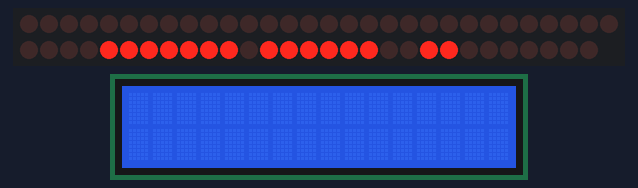
The sketch below on a simulated Arduino Uno, built with avr-gcc and run on an emulated ATmega328P. Parts: 59 shift-register outputs drawn as a row of LEDs (first output left, lit = HIGH), 16×2 character LCD. Wiring (inferred from the names in the program): 8 × shift register (74HC595): data pin 8; shift clock pin 10; latch pin 9; shift register (74HC595): data pin 7; shift clock pin 6; latch pin 5. Wiring (inferred from the signals the program sends): character LCD (HD44780): RS Q34; E Q7; data Q53, Q54, Q55, Q56; row of LEDs: on Q0, Q1, Q2, Q3, Q4, Q5, Q6, Q7, Q8, Q9, Q10, Q11, Q12, Q13, Q14, Q15, Q16, Q17, Q18, Q19, Q20, Q21, Q22, Q23, Q24, Q25, Q26, Q27, Q28, Q29, Q30, Q31, Q32, Q33, Q35, Q36, Q37, Q38, Q39, Q40, Q41, Q42, Q43, Q44, Q45, Q46, Q47, Q48, Q49, Q50, Q51, Q52, Q57, Q58, Q59, Q60, Q61, Q62, Q63. The character LCD is taken to start in 4-bit mode.

Above: at 4.59 s.
At 8.1 s:
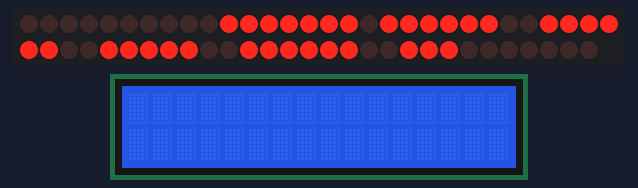
At 11.4 s:
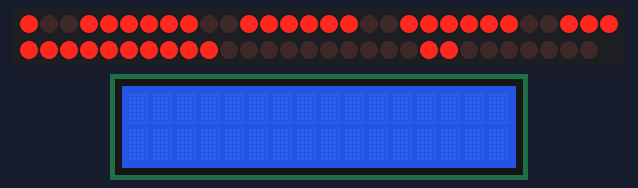
At 18.51 s:
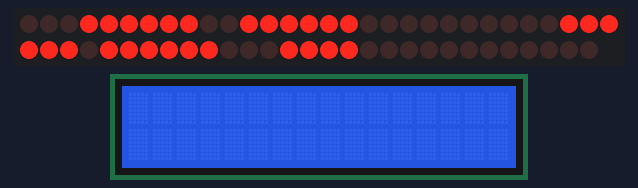
At 24.43 s:
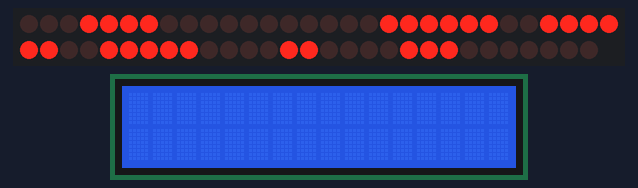
At 37.41 s:
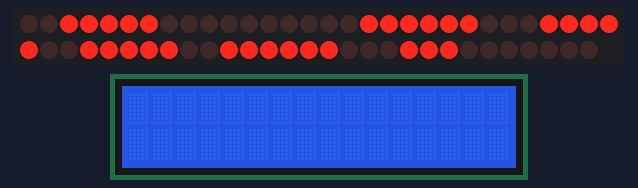

Measured:
- what the display in image 1 shows lasts 0.7 s, from 8.0 s to 8.7 s
- what the display in image 5 shows lasts 0.5 s, from 37.2 s to 37.7 s

The sketch:

KEYPAD_AND_SIGN.ino
```cpp
//Font Creator Website http://tinkering-arduino.de/blog/2014/03/24/font-generator-fur-das-8x8-led-matrix-display/
// Idea taken from https://www.instructables.com/id/48-X-8-Scrolling-LED-Matrix-Using-Arduino/

#define max_char 100
int blinki=3;
int charIndex;
int scrollspeed = 15; //Set the scroll speed ( lower=faster)
int i;
int x;
int y;
char r_char;

char msg[] =" WELCOME To KBI Ltd.Kigali Bearings Import Ltd.Phone:0788 303 113";//Change the text here.
//char msg[] =" 12:50 am ";//Change the text here.


//Columns
int clockPin1 = 10; //6 Arduino pin connected to Clock Pin 11 of 74HC595
int latchPin1 = 9; //5 Arduino pin connected to Latch Pin 12 of 74HC595
int dataPin1 = 8;  //7 Arduino pin connected to Data Pin 14 of 74HC595

//Rows
int clockPin2 = 6; //10 Arduino pin connected to Clock Pin 11 of 74HC595
int latchPin2 = 5; //9 Arduino pin connected to Latch Pin 12 of 74HC595
int dataPin2 = 7;  //8 Arduino pin connected to Data Pin 14 of 74HC595

//BITMAP
//Bits in this array represents one LED of  the matrice 8 is # of rows, 6 is # of LED matrices
byte bitmap[8][8];

int numZones = sizeof(bitmap) / 8; // One Zone refers to one 8 x 8 Matrix ( Gp 8 columns)
int maxZoneIndex = numZones-1;
int numCols = numZones * 8;

char alphabets[95][8] = {
  {0x00,0x00,0x00,0x00,0x00,0x00,0x00,0x00},  //  TAB
  {0x00,0x00,0x00,0x4f,0x4f,0x00,0x00,0x00},  // !
  {0x00,0x07,0x07,0x00,0x00,0x07,0x07,0x00},  // "
  {0x14,0x7f,0x7f,0x14,0x14,0x7f,0x7f,0x14},  // #
  {0x00,0x24,0x2e,0x6b,0x6b,0x3a,0x12,0x00},  // $
  {0x00,0x63,0x33,0x18,0x0c,0x66,0x63,0x00},  // %
  {0x00,0x32,0x7f,0x4d,0x4d,0x77,0x72,0x50},  // &
  {0x00,0x00,0x00,0x07,0x07,0x00,0x00,0x00},  // '
  {0x00,0x00,0x1c,0x3e,0x63,0x41,0x00,0x00},  // (
  {0x00,0x00,0x41,0x63,0x3e,0x1c,0x00,0x00},  // )
  {0x08,0x2a,0x3e,0x1c,0x1c,0x3e,0x2a,0x08},  // *
  {0x00,0x08,0x08,0x3e,0x3e,0x08,0x08,0x00},  // +
  {0x00,0x00,0x80,0xe0,0x60,0x00,0x00,0x00},  // ,
  {0x00,0x08,0x08,0x08,0x08,0x08,0x08,0x00},  // -
  {0x00,0x00,0x00,0x60,0x60,0x00,0x00,0x00},  // .
  {0x00,0x40,0x60,0x30,0x18,0x0c,0x06,0x02},  // /
  {0x00,0x3e,0x7f,0x49,0x45,0x7f,0x3e,0x00},  // 0
  {0x00,0x40,0x44,0x7f,0x7f,0x40,0x40,0x00},  // 1
  {0x00,0x62,0x73,0x51,0x49,0x4f,0x46,0x00},  // 2
  {0x00,0x22,0x63,0x49,0x49,0x7f,0x36,0x00},  // 3
  {0x00,0x18,0x18,0x14,0x16,0x7f,0x7f,0x10},  // 4
  {0x00,0x27,0x67,0x45,0x45,0x7d,0x39,0x00},  // 5
  {0x00,0x3e,0x7f,0x49,0x49,0x7b,0x32,0x00},  // 6
  {0x00,0x03,0x03,0x79,0x7d,0x07,0x03,0x00},  // 7
  {0x00,0x36,0x7f,0x49,0x49,0x7f,0x36,0x00},  // 8
  {0x00,0x26,0x6f,0x49,0x49,0x7f,0x3e,0x00},  // 9
  {0x00,0x00,0x00,0x24,0x24,0x00,0x00,0x00},  // :
  {0x00,0x00,0x80,0xe4,0x64,0x00,0x00,0x00},  // ;
  {0x00,0x08,0x1c,0x36,0x63,0x41,0x41,0x00},  // <
  {0x00,0x14,0x14,0x14,0x14,0x14,0x14,0x00},  // =
  {0x00,0x41,0x41,0x63,0x36,0x1c,0x08,0x00},  // >
  {0x00,0x02,0x03,0x51,0x59,0x0f,0x06,0x00},  // ?
  {0x00,0x3e,0x7f,0x41,0x4d,0x4f,0x2e,0x00},  // @
  {0x00,0x7c,0x7e,0x0b,0x0b,0x7e,0x7c,0x00},  // A
  {0x00,0x7f,0x7f,0x49,0x49,0x7f,0x36,0x00},  // B
  {0x00,0x3e,0x7f,0x41,0x41,0x63,0x22,0x00},  // C
  {0x00,0x7f,0x7f,0x41,0x63,0x3e,0x1c,0x00},  // D
  {0x00,0x7f,0x7f,0x49,0x49,0x41,0x41,0x00},  // E
  {0x00,0x7f,0x7f,0x09,0x09,0x01,0x01,0x00},  // F
  {0x00,0x3e,0x7f,0x41,0x49,0x7b,0x3a,0x00},  // G
  {0x00,0x7f,0x7f,0x08,0x08,0x7f,0x7f,0x00},  // H
  {0x00,0x00,0x41,0x7f,0x7f,0x41,0x00,0x00},  // I
  {0x00,0x20,0x60,0x41,0x7f,0x3f,0x01,0x00},  // J
  {0x00,0x7f,0x7f,0x1c,0x36,0x63,0x41,0x00},  // K
  {0x00,0x7f,0x7f,0x40,0x40,0x40,0x40,0x00},  // L
  {0x00,0x7f,0x7f,0x06,0x0c,0x06,0x7f,0x7f},  // M
  {0x00,0x7f,0x7f,0x0e,0x1c,0x7f,0x7f,0x00},  // N
  {0x00,0x3e,0x7f,0x41,0x41,0x7f,0x3e,0x00},  // O
  {0x00,0x7f,0x7f,0x09,0x09,0x0f,0x06,0x00},  // P
  {0x00,0x1e,0x3f,0x21,0x61,0x7f,0x5e,0x00},  // Q
  {0x00,0x7f,0x7f,0x19,0x39,0x6f,0x46,0x00},  // R
  {0x00,0x26,0x6f,0x49,0x49,0x7b,0x32,0x00},  // S
  {0x00,0x01,0x01,0x7f,0x7f,0x01,0x01,0x00},  // T
  {0x00,0x3f,0x7f,0x40,0x40,0x7f,0x3f,0x00},  // U
  {0x00,0x1f,0x3f,0x60,0x60,0x3f,0x1f,0x00},  // V
  {0x00,0x7f,0x7f,0x30,0x18,0x30,0x7f,0x7f},  // W
  {0x00,0x63,0x77,0x1c,0x1c,0x77,0x63,0x00},  // X
  {0x00,0x07,0x0f,0x78,0x78,0x0f,0x07,0x00},  // Y
  {0x00,0x61,0x71,0x59,0x4d,0x47,0x43,0x00},  // Z
  {0x00,0x00,0x7f,0x7f,0x41,0x41,0x00,0x00},  // [
  {0x00,0x02,0x06,0x0c,0x18,0x30,0x60,0x40},  // \
  {0x00,0x00,0x41,0x41,0x7f,0x7f,0x00,0x00},  // ]
  {0x00,0x04,0x06,0x03,0x03,0x06,0x04,0x00},  // ^
  {0x00,0x80,0x80,0x80,0x80,0x80,0x80,0x80},  // _
  {0x00,0x00,0x00,0x01,0x03,0x06,0x04,0x00},  // `
  {0x00,0x20,0x74,0x54,0x54,0x7c,0x78,0x00},  // a
  {0x00,0x7e,0x7e,0x48,0x48,0x78,0x30,0x00},  // b
  {0x00,0x38,0x7c,0x44,0x44,0x44,0x00,0x00},  // c
  {0x00,0x30,0x78,0x48,0x48,0x7e,0x7e,0x00},  // d
  {0x00,0x38,0x7c,0x54,0x54,0x5c,0x18,0x00},  // e
  {0x00,0x00,0x08,0x7c,0x7e,0x0a,0x0a,0x00},  // f
  {0x00,0x98,0xbc,0xa4,0xa4,0xfc,0x7c,0x00},  // g
  {0x00,0x7e,0x7e,0x08,0x08,0x78,0x70,0x00},  // h
  {0x00,0x00,0x48,0x7a,0x7a,0x40,0x00,0x00},  // i
  {0x00,0x00,0x80,0x80,0x80,0xfa,0x7a,0x00},  // j
  {0x00,0x7e,0x7e,0x10,0x38,0x68,0x40,0x00},  // k
  {0x00,0x00,0x42,0x7e,0x7e,0x40,0x00,0x00},  // l
  {0x00,0x7c,0x7c,0x18,0x38,0x1c,0x7c,0x78},  // m
  {0x00,0x7c,0x7c,0x04,0x04,0x7c,0x78,0x00},  // n
  {0x00,0x38,0x7c,0x44,0x44,0x7c,0x38,0x00},  // o
  {0x00,0xfc,0xfc,0x24,0x24,0x3c,0x18,0x00},  // p
  {0x00,0x18,0x3c,0x24,0x24,0xfc,0xfc,0x00},  // q
  {0x00,0x7c,0x7c,0x04,0x04,0x0c,0x08,0x00},  // r
  {0x00,0x48,0x5c,0x54,0x54,0x74,0x24,0x00},  // s
  {0x00,0x04,0x04,0x3e,0x7e,0x44,0x44,0x00},  // t
  {0x00,0x3c,0x7c,0x40,0x40,0x7c,0x7c,0x00},  // u
  {0x00,0x1c,0x3c,0x60,0x60,0x3c,0x1c,0x00},  // v
  {0x00,0x1c,0x7c,0x70,0x38,0x70,0x7c,0x1c},  // w
  {0x00,0x44,0x6c,0x38,0x38,0x6c,0x44,0x00},  // x
  {0x00,0x9c,0xbc,0xa0,0xe0,0x7c,0x3c,0x00},  // y
  {0x00,0x44,0x64,0x74,0x5c,0x4c,0x44,0x00},  // z
  {0x00,0x00,0x08,0x3e,0x77,0x41,0x00,0x00},  // {
  {0x00,0x00,0x00,0x7f,0x7f,0x00,0x00,0x00},  // |
  {0x00,0x00,0x41,0x77,0x3e,0x08,0x00,0x00},  // }
  {0x00,0x08,0x04,0x0c,0x18,0x01,0x08,0x00}   // ~
};


void clearBitmap()
{
 //Clear bitmap
 for (int row = 0; row < 8; row++) {
   for (int zone = 0; zone <= maxZoneIndex; zone++) {
     bitmap[row][zone] = 0;
   }
 }
}

void setup() {

 pinMode(latchPin1, OUTPUT);
 pinMode(clockPin1, OUTPUT);
 pinMode(dataPin1, OUTPUT);

 pinMode(latchPin2, OUTPUT);
 pinMode(clockPin2, OUTPUT);
 pinMode(dataPin2, OUTPUT);
 Serial.begin(9600);


 clearBitmap();
}

//FUNCTIONS
// Displays bitmap array in the matrix
void RefreshDisplay()
{
 for (int row = 0; row < 8; row++) {
   int rowbit = 1 << row;
   digitalWrite(latchPin2, LOW);//Hold latchPin LOW for transmitting data
   shiftOut(dataPin2, clockPin2, LSBFIRST, rowbit);   //Transmit data

   //Start sending column bytes
   digitalWrite(latchPin1, LOW);//Hold latchPin LOW for transmitting data

   //Shift out to each matrix
   for (int zone = maxZoneIndex; zone >= 0; zone--)
   {
     shiftOut(dataPin1, clockPin1, MSBFIRST, bitmap[row][zone]);
   }

   //flip both latches at once to eliminate flicker
   digitalWrite(latchPin1, HIGH);//Return the latch pin 1 high to signal chip
   digitalWrite(latchPin2, HIGH);//Return the latch pin 2 high to signal chip

   //Wait
   delayMicroseconds(300);
 }
}

// Converts row and colum to bitmap bit and turn it off/on
void Plot(int col, int row, bool isOn)
{
 int zone = col / 8;
 int colBitIndex = x % 8;
 byte colBit = 1 << colBitIndex;
 if (isOn)
   bitmap[row][zone] =  bitmap[y][zone] | colBit;
 else
   bitmap[row][zone] =  bitmap[y][zone] & (~colBit);
}

// Plot each character of the message one column at a time, updated the display, shift bitmap left.
void XProcess()
{

 for (charIndex=0; charIndex <(sizeof(msg)-1); charIndex++)
 {
   int alphabetIndex = msg[charIndex] - ' ';
   // I changed '@' to ' ' to display the different alphabets
   if (alphabetIndex < 0) alphabetIndex=0;

   //Draw one character of the message Each character is 5 columns wide, loop two more times to create 2 pixel space betwen characters
   for (int col = 0; col < 8; col++)
   {
     for (int row = 0; row < 8; row++)
     {
       // Set the pixel to what the alphabet say for columns 0 thru 4, but always leave columns 5 and 6 blank.
       bool isOn = 0;
       if (col<8) isOn = bitRead( alphabets[alphabetIndex][col], 7-row ) == 1;
       Plot( numCols-1, row, isOn); //Draw on the rightmost column, the shift loop below will scroll it leftward.
     }
     for (int refreshCount=0; refreshCount < scrollspeed; refreshCount++)
       RefreshDisplay();
     //Shift the bitmap one column to left
     for (int row=0; row<8; row++)
     {
       for (int zone=0; zone < numZones; zone++)
       {
         //This right shift would show as a left scroll on display because leftmost column is represented by least significant bit of the byte.
         bitmap[row][zone] = bitmap[row][zone] >> 1;
         // Shift over lowest bit from the next zone as highest bit of this zone.
         if (zone < maxZoneIndex) bitWrite(bitmap[row][zone], 7, bitRead(bitmap[row][zone+1],0));
       }
     }
   }
 }
}

void serialInput(){
   //check if serial is avaible an before reading a new message delete's the old message
   if(Serial.available()){
        for(i=0; i<105; i++){
         msg[i] = '\0';
        }
        //resests the index
        charIndex=0;
    }
    //while is reading the message
    while(Serial.available()){
       //the message can have up to 100 characters
       if(charIndex < (max_char-1))
       {
           r_char = Serial.read();      // Reads a character
           msg[charIndex] = r_char;     // Stores the character in message array
           charIndex++;                     // Increment position
           msg[charIndex] = '\0';       // Delete the last position
       }
   }
}

void loop() {
 XProcess();
 serialInput();

}
```
